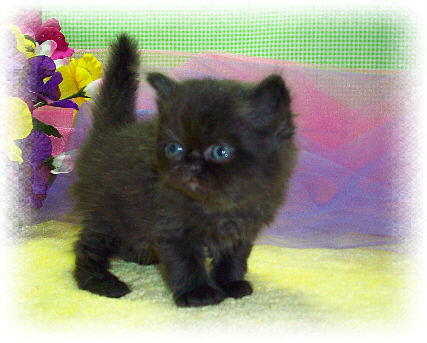
#> input picture data/images/1.jpg, 427 x 343 px; its folder holds only this picture in this run
$ python '图像增强.py'
#> lines starting #> are read from the running program, lines starting #| are printed output that depends on the picture; after the words box and inside, x2 and y2 are one past the last pixel; in counts of white or black regions, pixels touching at a corner belong together
import numpy as np
import matplotlib.pylab as plt
from PIL import Image
def make_transform_matrix1(image_arr, d0, ftype):
    '''
    构建理想高/低通滤波器
    INPUT  -> 图像数组, 通带半径, 类型
    '''
    transfor_matrix = np.zeros(image_arr.shape, dtype=np.float32)  # 构建滤波器
    w, h = transfor_matrix.shape
    for i in range(w):
        for j in range(h):
            distance = np.sqrt((i - w/2)**2 + (j - h/2)**2)
            if distance < d0:
                transfor_matrix[i, j] = 1
            else:
                transfor_matrix[i, j] = 0
    if ftype == 'low':
        return transfor_matrix
    elif ftype == 'high':
        return 1 - transfor_matrix


def make_transform_matrix2(image_arr, d0, ftype='low'):
    '''
    构建高斯高/低通滤波
    INPUT  -> 图像数组, 通带半径, 类型
    '''
    transfor_matrix = np.zeros(image_arr.shape, dtype=np.float32)  # 构建滤波器
    w, h = image_arr.shape
    for i in range(w):
        for j in range(h):
            distance = np.sqrt((i - w/2)**2 + (j - h/2)**2)
            transfor_matrix[i, j] = np.e ** (-1 * (distance ** 2 / (2 * d0 ** 2)))  # Gaussian滤波函数
    if ftype == 'low':
        return transfor_matrix
    elif ftype == 'high':
        return 1 - transfor_matrix


for i in range(1,17):
    # 图像灰度化
    img_arr = np.array(Image.open('data/images/'+str(i)+'.jpg').convert('L'))
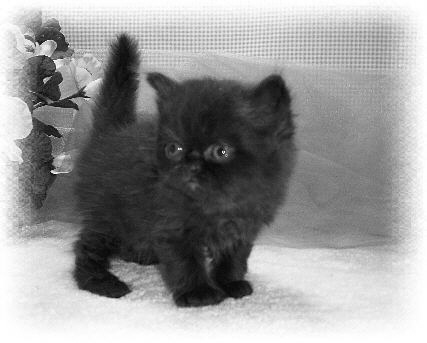
#> img_arr: shape (343, 427); min 3, max 255, mean 149.1

    # 将图像从空间域转换到频率域
    f = np.fft.fft2(img_arr)
    fshift = np.fft.fftshift(f)

    # [4 lines of commented-out code are left out]

    F_filter2 = make_transform_matrix2(img_arr, 30, 'high')# 生成高通滤波器
#> after the loop in make_transform_matrix2, `for i in range(w):`:
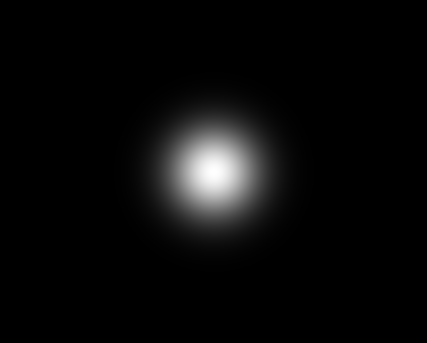
#> transfor_matrix: shape (343, 427) float32; min 8.05e-19, max 1, mean 0.0386
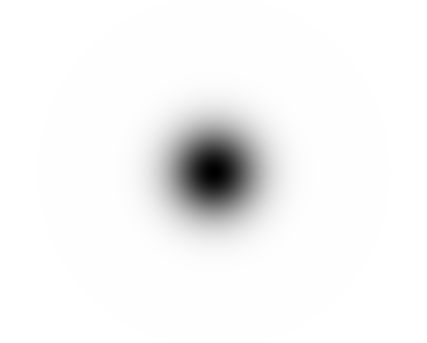
#> F_filter2: shape (343, 427) float32; min 0.000278, max 1, mean 0.961
    result2 = fshift*F_filter2# 滤波
    img_d2 = np.abs(np.fft.ifft2(np.fft.ifftshift(result2)))# 将图像从频率域转换到空间域
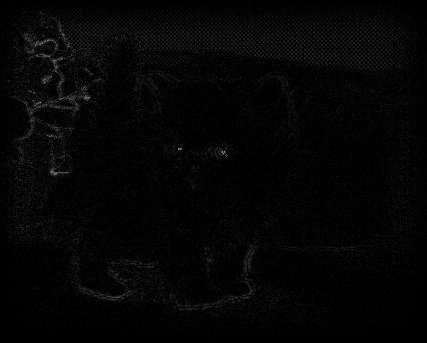
#> img_d2: shape (343, 427) float64; min 0.00143, max 154.4, mean 5.3
    img_d2[img_d2>8] = 255
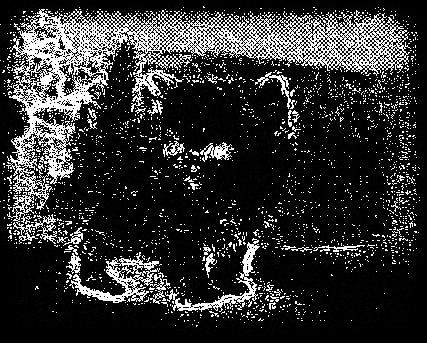
#> img_d2: shape (343, 427) float64; 18.52% of pixels changed, all inside (x1, y1, x2, y2) = (0, 6, 420, 328)
    img_d2[img_d2<=8] = 0
#> img_d2: shape (343, 427) float64; 18.5% white in thin lines or dots
#> (the run stopped early here; a loop or call above may not have finished)
